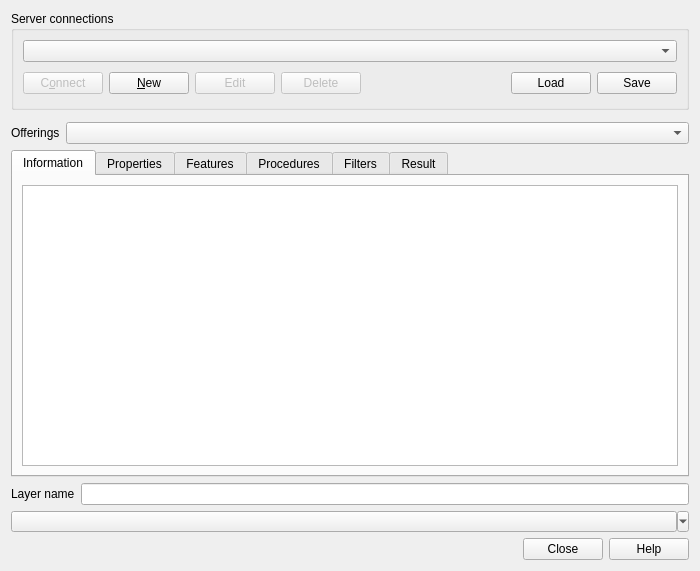
<?xml version="1.0" encoding="UTF-8"?>
<ui version="4.0">
 <class>SosClient</class>
 <widget class="QDialog" name="SosClient">
  <property name="geometry">
   <rect>
    <x>0</x>
    <y>0</y>
    <width>700</width>
    <height>571</height>
   </rect>
  </property>
  <property name="windowTitle">
   <string>Add SOS Layer from a Server</string>
  </property>
  <property name="windowIcon">
   <iconset resource="resources.qrc">
    <normaloff>:/plugins/SOSClient/icon.png</normaloff>:/plugins/SOSClient/icon.png</iconset>
  </property>
  <property name="locale">
   <locale language="English" country="UnitedStates"/>
  </property>
  <layout class="QVBoxLayout" name="verticalLayout">
   <item>
    <widget class="QGroupBox" name="grpServers">
     <property name="title">
      <string>Server connections</string>
     </property>
     <layout class="QVBoxLayout" name="verticalLayout_4">
      <item>
       <widget class="QComboBox" name="cmbConnections"/>
      </item>
      <item>
       <layout class="QHBoxLayout" name="serverButtons">
        <item>
         <widget class="QPushButton" name="btnConnect">
          <property name="enabled">
           <bool>false</bool>
          </property>
          <property name="text">
           <string>C&amp;onnect</string>
          </property>
         </widget>
        </item>
        <item>
         <widget class="QPushButton" name="btnNew">
          <property name="text">
           <string>&amp;New</string>
          </property>
         </widget>
        </item>
        <item>
         <widget class="QPushButton" name="btnEdit">
          <property name="enabled">
           <bool>false</bool>
          </property>
          <property name="text">
           <string>Edit</string>
          </property>
         </widget>
        </item>
        <item>
         <widget class="QPushButton" name="btnDelete">
          <property name="enabled">
           <bool>false</bool>
          </property>
          <property name="text">
           <string>Delete</string>
          </property>
         </widget>
        </item>
        <item>
         <spacer name="serverButtonsSpacer">
          <property name="orientation">
           <enum>Qt::Horizontal</enum>
          </property>
          <property name="sizeType">
           <enum>QSizePolicy::Expanding</enum>
          </property>
          <property name="sizeHint" stdset="0">
           <size>
            <width>58</width>
            <height>30</height>
           </size>
          </property>
         </spacer>
        </item>
        <item>
         <widget class="QPushButton" name="btnLoad">
          <property name="toolTip">
           <string>Load connections from file</string>
          </property>
          <property name="text">
           <string>Load</string>
          </property>
         </widget>
        </item>
        <item>
         <widget class="QPushButton" name="btnSave">
          <property name="toolTip">
           <string>Save connections to file</string>
          </property>
          <property name="text">
           <string>Save</string>
          </property>
         </widget>
        </item>
       </layout>
      </item>
     </layout>
    </widget>
   </item>
   <item>
    <widget class="QgsMessageBar" name="messageBar">
     <property name="frameShape">
      <enum>QFrame::StyledPanel</enum>
     </property>
     <property name="frameShadow">
      <enum>QFrame::Raised</enum>
     </property>
    </widget>
   </item>
   <item>
    <layout class="QHBoxLayout" name="offeringsCombo">
     <item>
      <widget class="QLabel" name="lblOfferings">
       <property name="sizePolicy">
        <sizepolicy hsizetype="Minimum" vsizetype="Preferred">
         <horstretch>0</horstretch>
         <verstretch>0</verstretch>
        </sizepolicy>
       </property>
       <property name="text">
        <string>Offerings</string>
       </property>
       <property name="buddy">
        <cstring>cmbOfferings</cstring>
       </property>
      </widget>
     </item>
     <item>
      <widget class="QComboBox" name="cmbOfferings">
       <property name="sizePolicy">
        <sizepolicy hsizetype="Expanding" vsizetype="Fixed">
         <horstretch>0</horstretch>
         <verstretch>0</verstretch>
        </sizepolicy>
       </property>
      </widget>
     </item>
    </layout>
   </item>
   <item>
    <widget class="QTabWidget" name="tabWidget">
     <property name="tabPosition">
      <enum>QTabWidget::North</enum>
     </property>
     <property name="currentIndex">
      <number>0</number>
     </property>
     <property name="movable">
      <bool>true</bool>
     </property>
     <widget class="QWidget" name="tabInfo">
      <attribute name="title">
       <string>Information</string>
      </attribute>
      <layout class="QVBoxLayout" name="verticalLayout_2">
       <item>
        <widget class="QTextBrowser" name="htmlView">
         <property name="contextMenuPolicy">
          <enum>Qt::CustomContextMenu</enum>
         </property>
        </widget>
       </item>
      </layout>
     </widget>
     <widget class="QWidget" name="tbProperties">
      <attribute name="title">
       <string>Properties</string>
      </attribute>
      <layout class="QVBoxLayout" name="verticalLayout_3">
       <item>
        <widget class="QListView" name="lstProperties">
         <property name="contextMenuPolicy">
          <enum>Qt::ActionsContextMenu</enum>
         </property>
         <property name="acceptDrops">
          <bool>false</bool>
         </property>
         <property name="editTriggers">
          <set>QAbstractItemView::DoubleClicked</set>
         </property>
         <property name="alternatingRowColors">
          <bool>true</bool>
         </property>
        </widget>
       </item>
       <item>
        <layout class="QHBoxLayout" name="layPropertiesBtns">
         <property name="spacing">
          <number>0</number>
         </property>
         <item>
          <widget class="QPushButton" name="btnPropertiesAll">
           <property name="text">
            <string>All</string>
           </property>
          </widget>
         </item>
         <item>
          <widget class="QPushButton" name="btnPropertiesNone">
           <property name="text">
            <string>None</string>
           </property>
          </widget>
         </item>
         <item>
          <widget class="QPushButton" name="btnPropertiesInvert">
           <property name="text">
            <string>Invert</string>
           </property>
          </widget>
         </item>
        </layout>
       </item>
      </layout>
     </widget>
     <widget class="QWidget" name="tabFeatures">
      <attribute name="title">
       <string>Features</string>
      </attribute>
      <layout class="QVBoxLayout" name="verticalLayout_7">
       <item>
        <widget class="QListView" name="lstFeatures">
         <property name="contextMenuPolicy">
          <enum>Qt::ActionsContextMenu</enum>
         </property>
         <property name="acceptDrops">
          <bool>false</bool>
         </property>
         <property name="editTriggers">
          <set>QAbstractItemView::DoubleClicked</set>
         </property>
         <property name="alternatingRowColors">
          <bool>true</bool>
         </property>
        </widget>
       </item>
       <item>
        <layout class="QHBoxLayout" name="layFeaturesBtns">
         <property name="spacing">
          <number>0</number>
         </property>
         <item>
          <widget class="QPushButton" name="btnFeaturesAll">
           <property name="text">
            <string>All</string>
           </property>
          </widget>
         </item>
         <item>
          <widget class="QPushButton" name="btnFeaturesNone">
           <property name="text">
            <string>None</string>
           </property>
          </widget>
         </item>
         <item>
          <widget class="QPushButton" name="btnFeaturesInvert">
           <property name="text">
            <string>Invert</string>
           </property>
          </widget>
         </item>
        </layout>
       </item>
      </layout>
     </widget>
     <widget class="QWidget" name="tbProcedures">
      <attribute name="title">
       <string>Procedures</string>
      </attribute>
      <layout class="QVBoxLayout" name="verticalLayout_5">
       <item>
        <widget class="QListView" name="lstProcedures">
         <property name="contextMenuPolicy">
          <enum>Qt::ActionsContextMenu</enum>
         </property>
         <property name="editTriggers">
          <set>QAbstractItemView::NoEditTriggers</set>
         </property>
         <property name="alternatingRowColors">
          <bool>true</bool>
         </property>
        </widget>
       </item>
       <item>
        <layout class="QHBoxLayout" name="layProceduresBtn">
         <property name="spacing">
          <number>0</number>
         </property>
         <item>
          <widget class="QPushButton" name="btnProceduresAll">
           <property name="text">
            <string>All</string>
           </property>
          </widget>
         </item>
         <item>
          <widget class="QPushButton" name="btnProceduresNone">
           <property name="text">
            <string>None</string>
           </property>
          </widget>
         </item>
         <item>
          <widget class="QPushButton" name="btnProceduresInvert">
           <property name="text">
            <string>Invert</string>
           </property>
          </widget>
         </item>
        </layout>
       </item>
      </layout>
     </widget>
     <widget class="QWidget" name="tabFilters">
      <attribute name="title">
       <string>Filters</string>
      </attribute>
      <layout class="QVBoxLayout" name="verticalLayout_6">
       <item>
        <widget class="QGroupBox" name="grpFilterSpatial">
         <property name="title">
          <string>Spatial</string>
         </property>
         <property name="checkable">
          <bool>true</bool>
         </property>
         <property name="checked">
          <bool>false</bool>
         </property>
         <layout class="QVBoxLayout" name="verticalLayout_8">
          <property name="spacing">
           <number>6</number>
          </property>
          <item>
           <widget class="QLabel" name="lblSpatialFilterWarning">
            <property name="sizePolicy">
             <sizepolicy hsizetype="Preferred" vsizetype="Fixed">
              <horstretch>0</horstretch>
              <verstretch>0</verstretch>
             </sizepolicy>
            </property>
            <property name="styleSheet">
             <string notr="true">background-color: rgb(255, 255, 136);
color: rgb(255, 89, 89);
</string>
            </property>
            <property name="frameShape">
             <enum>QFrame::Box</enum>
            </property>
            <property name="frameShadow">
             <enum>QFrame::Plain</enum>
            </property>
            <property name="text">
             <string>Spatial filter will be ignored while any feature is selected.</string>
            </property>
            <property name="margin">
             <number>5</number>
            </property>
           </widget>
          </item>
          <item>
           <layout class="QVBoxLayout" name="laySpatialFilter">
            <item>
             <layout class="QHBoxLayout" name="laySpatialH">
              <item>
               <widget class="QLabel" name="lblFilterSpatialOperators">
                <property name="sizePolicy">
                 <sizepolicy hsizetype="Minimum" vsizetype="Preferred">
                  <horstretch>0</horstretch>
                  <verstretch>0</verstretch>
                 </sizepolicy>
                </property>
                <property name="text">
                 <string>Operator</string>
                </property>
                <property name="buddy">
                 <cstring>cmbFilterSpatialOperators</cstring>
                </property>
               </widget>
              </item>
              <item>
               <widget class="QComboBox" name="cmbFilterSpatialOperators">
                <property name="sizePolicy">
                 <sizepolicy hsizetype="Expanding" vsizetype="Fixed">
                  <horstretch>0</horstretch>
                  <verstretch>0</verstretch>
                 </sizepolicy>
                </property>
               </widget>
              </item>
              <item>
               <widget class="QLabel" name="lblFilterSpatialOperands">
                <property name="sizePolicy">
                 <sizepolicy hsizetype="Minimum" vsizetype="Preferred">
                  <horstretch>0</horstretch>
                  <verstretch>0</verstretch>
                 </sizepolicy>
                </property>
                <property name="text">
                 <string>Operand</string>
                </property>
                <property name="buddy">
                 <cstring>cmbFilterSpatialOperands</cstring>
                </property>
               </widget>
              </item>
              <item>
               <widget class="QComboBox" name="cmbFilterSpatialOperands">
                <property name="sizePolicy">
                 <sizepolicy hsizetype="Expanding" vsizetype="Fixed">
                  <horstretch>0</horstretch>
                  <verstretch>0</verstretch>
                 </sizepolicy>
                </property>
               </widget>
              </item>
             </layout>
            </item>
           </layout>
          </item>
         </layout>
        </widget>
       </item>
       <item>
        <widget class="QGroupBox" name="grpFilterTemporal">
         <property name="title">
          <string>Temporal</string>
         </property>
         <property name="checkable">
          <bool>true</bool>
         </property>
         <property name="checked">
          <bool>false</bool>
         </property>
         <layout class="QVBoxLayout" name="layTemporalFilter">
          <item>
           <layout class="QHBoxLayout" name="layTemporalH">
            <item>
             <widget class="QLabel" name="lblFilterTemporalOperators">
              <property name="sizePolicy">
               <sizepolicy hsizetype="Minimum" vsizetype="Preferred">
                <horstretch>0</horstretch>
                <verstretch>0</verstretch>
               </sizepolicy>
              </property>
              <property name="text">
               <string>Operator</string>
              </property>
              <property name="buddy">
               <cstring>cmbFilterTemporalOperators</cstring>
              </property>
             </widget>
            </item>
            <item>
             <widget class="QComboBox" name="cmbFilterTemporalOperators">
              <property name="sizePolicy">
               <sizepolicy hsizetype="Expanding" vsizetype="Fixed">
                <horstretch>0</horstretch>
                <verstretch>0</verstretch>
               </sizepolicy>
              </property>
             </widget>
            </item>
            <item>
             <widget class="QLabel" name="lblFilterTemporalOperands">
              <property name="sizePolicy">
               <sizepolicy hsizetype="Minimum" vsizetype="Preferred">
                <horstretch>0</horstretch>
                <verstretch>0</verstretch>
               </sizepolicy>
              </property>
              <property name="text">
               <string>Operand</string>
              </property>
              <property name="buddy">
               <cstring>cmbFilterTemporalOperands</cstring>
              </property>
             </widget>
            </item>
            <item>
             <widget class="QComboBox" name="cmbFilterTemporalOperands">
              <property name="sizePolicy">
               <sizepolicy hsizetype="Expanding" vsizetype="Fixed">
                <horstretch>0</horstretch>
                <verstretch>0</verstretch>
               </sizepolicy>
              </property>
             </widget>
            </item>
           </layout>
          </item>
         </layout>
        </widget>
       </item>
       <item>
        <widget class="QGroupBox" name="grpFilterScalar">
         <property name="enabled">
          <bool>true</bool>
         </property>
         <property name="title">
          <string>Scalar</string>
         </property>
         <property name="checkable">
          <bool>true</bool>
         </property>
         <property name="checked">
          <bool>false</bool>
         </property>
         <layout class="QVBoxLayout" name="layScalarFilter">
          <item>
           <layout class="QHBoxLayout" name="layScalarH">
            <item>
             <widget class="QLabel" name="lblFilterScalarOperators">
              <property name="sizePolicy">
               <sizepolicy hsizetype="Minimum" vsizetype="Preferred">
                <horstretch>0</horstretch>
                <verstretch>0</verstretch>
               </sizepolicy>
              </property>
              <property name="text">
               <string>Operator</string>
              </property>
              <property name="buddy">
               <cstring>cmbFilterScalarOperators</cstring>
              </property>
             </widget>
            </item>
            <item>
             <widget class="QComboBox" name="cmbFilterScalarOperators">
              <property name="sizePolicy">
               <sizepolicy hsizetype="Expanding" vsizetype="Fixed">
                <horstretch>0</horstretch>
                <verstretch>0</verstretch>
               </sizepolicy>
              </property>
             </widget>
            </item>
            <item>
             <widget class="QLabel" name="lblFilterScalarOperands">
              <property name="sizePolicy">
               <sizepolicy hsizetype="Minimum" vsizetype="Preferred">
                <horstretch>0</horstretch>
                <verstretch>0</verstretch>
               </sizepolicy>
              </property>
              <property name="text">
               <string>Operand</string>
              </property>
              <property name="buddy">
               <cstring>cmbFilterScalarOperands</cstring>
              </property>
             </widget>
            </item>
            <item>
             <widget class="QComboBox" name="cmbFilterScalarOperands">
              <property name="sizePolicy">
               <sizepolicy hsizetype="Expanding" vsizetype="Fixed">
                <horstretch>0</horstretch>
                <verstretch>0</verstretch>
               </sizepolicy>
              </property>
             </widget>
            </item>
           </layout>
          </item>
         </layout>
        </widget>
       </item>
      </layout>
     </widget>
     <widget class="QWidget" name="tabResult">
      <attribute name="title">
       <string>Result</string>
      </attribute>
      <layout class="QGridLayout" name="gridLayout">
       <item row="0" column="0">
        <widget class="QLabel" name="lblResultModel">
         <property name="sizePolicy">
          <sizepolicy hsizetype="Minimum" vsizetype="Preferred">
           <horstretch>0</horstretch>
           <verstretch>0</verstretch>
          </sizepolicy>
         </property>
         <property name="text">
          <string>Result model</string>
         </property>
         <property name="buddy">
          <cstring>cmbResultModel</cstring>
         </property>
        </widget>
       </item>
       <item row="0" column="1">
        <widget class="QComboBox" name="cmbResultModel">
         <property name="sizePolicy">
          <sizepolicy hsizetype="Expanding" vsizetype="Fixed">
           <horstretch>0</horstretch>
           <verstretch>0</verstretch>
          </sizepolicy>
         </property>
        </widget>
       </item>
       <item row="1" column="0">
        <widget class="QLabel" name="lblGeo">
         <property name="text">
          <string>Geometry data</string>
         </property>
        </widget>
       </item>
       <item row="1" column="1">
        <layout class="QHBoxLayout" name="horizontalLayout">
         <item>
          <widget class="QRadioButton" name="rdoAllObsGeo">
           <property name="text">
            <string>All observations</string>
           </property>
           <property name="checked">
            <bool>true</bool>
           </property>
          </widget>
         </item>
         <item>
          <widget class="QRadioButton" name="rdoFirstObsGeo">
           <property name="text">
            <string>Only first observation</string>
           </property>
          </widget>
         </item>
        </layout>
       </item>
       <item row="2" column="0">
        <widget class="QLabel" name="lblAddToTimeManager">
         <property name="text">
          <string>Add to time manager</string>
         </property>
        </widget>
       </item>
       <item row="2" column="1">
        <widget class="QCheckBox" name="chkTimeManager">
         <property name="text">
          <string notr="true"/>
         </property>
        </widget>
       </item>
       <item row="3" column="0">
        <spacer name="verticalSpacer">
         <property name="orientation">
          <enum>Qt::Vertical</enum>
         </property>
         <property name="sizeHint" stdset="0">
          <size>
           <width>20</width>
           <height>40</height>
          </size>
         </property>
        </spacer>
       </item>
       <item row="4" column="0">
        <widget class="QLabel" name="lblWorkDirName">
         <property name="text">
          <string>Work dir</string>
         </property>
        </widget>
       </item>
       <item row="4" column="1">
        <widget class="QDirChooser" name="workDirName"/>
       </item>
      </layout>
     </widget>
    </widget>
   </item>
   <item>
    <layout class="QHBoxLayout" name="layLayerName">
     <item>
      <widget class="QLabel" name="lblLayerName">
       <property name="text">
        <string>Layer name</string>
       </property>
       <property name="buddy">
        <cstring>layerName</cstring>
       </property>
      </widget>
     </item>
     <item>
      <widget class="QLineEdit" name="layerName"/>
     </item>
    </layout>
   </item>
   <item>
    <widget class="QToolButton" name="btnAdd">
     <property name="sizePolicy">
      <sizepolicy hsizetype="Minimum" vsizetype="Fixed">
       <horstretch>0</horstretch>
       <verstretch>0</verstretch>
      </sizepolicy>
     </property>
     <property name="minimumSize">
      <size>
       <width>85</width>
       <height>0</height>
      </size>
     </property>
     <property name="popupMode">
      <enum>QToolButton::MenuButtonPopup</enum>
     </property>
     <property name="toolButtonStyle">
      <enum>Qt::ToolButtonTextOnly</enum>
     </property>
    </widget>
   </item>
   <item>
    <widget class="QDialogButtonBox" name="btnBox">
     <property name="orientation">
      <enum>Qt::Horizontal</enum>
     </property>
     <property name="standardButtons">
      <set>QDialogButtonBox::Close|QDialogButtonBox::Help</set>
     </property>
    </widget>
   </item>
  </layout>
  <action name="actionSelectNoneProperties">
   <property name="text">
    <string>None</string>
   </property>
   <property name="toolTip">
    <string>Select none</string>
   </property>
   <property name="shortcut">
    <string>Ctrl+N</string>
   </property>
  </action>
  <action name="actionSelectInvertProperties">
   <property name="text">
    <string>Invert</string>
   </property>
   <property name="toolTip">
    <string>Invert selection</string>
   </property>
   <property name="shortcut">
    <string>Ctrl+I</string>
   </property>
  </action>
  <action name="actionSelectAllProperties">
   <property name="text">
    <string>All</string>
   </property>
   <property name="toolTip">
    <string>Select all</string>
   </property>
   <property name="shortcut">
    <string>Ctrl+A</string>
   </property>
  </action>
  <action name="actionSelectNoneProcedures">
   <property name="text">
    <string>None</string>
   </property>
   <property name="toolTip">
    <string>Select none</string>
   </property>
   <property name="shortcut">
    <string>Ctrl+N</string>
   </property>
  </action>
  <action name="actionSelectInvertProcedures">
   <property name="text">
    <string>Invert</string>
   </property>
   <property name="toolTip">
    <string>Invert selection</string>
   </property>
   <property name="shortcut">
    <string>Ctrl+I</string>
   </property>
  </action>
  <action name="actionSelectAllProcedures">
   <property name="text">
    <string>All</string>
   </property>
   <property name="toolTip">
    <string>Select all</string>
   </property>
   <property name="shortcut">
    <string>Ctrl+A</string>
   </property>
  </action>
  <action name="actionAdd">
   <property name="icon">
    <iconset resource="resources.qrc">
     <normaloff>:/plugins/SOSClient/icon_add.png</normaloff>:/plugins/SOSClient/icon_add.png</iconset>
   </property>
   <property name="text">
    <string>Add</string>
   </property>
   <property name="toolTip">
    <string>Add observations layer</string>
   </property>
  </action>
  <action name="actionEditRequest">
   <property name="icon">
    <iconset resource="resources.qrc">
     <normaloff>:/plugins/SOSClient/icon_add.png</normaloff>:/plugins/SOSClient/icon_add.png</iconset>
   </property>
   <property name="text">
    <string>Edit request</string>
   </property>
   <property name="toolTip">
    <string>Add observations layer with custom request</string>
   </property>
  </action>
  <action name="actionShowXML">
   <property name="icon">
    <iconset resource="resources.qrc">
     <normaloff>:/plugins/SOSClient/icon_xml.png</normaloff>:/plugins/SOSClient/icon_xml.png</iconset>
   </property>
   <property name="text">
    <string>Show XML</string>
   </property>
   <property name="toolTip">
    <string>Show XML data</string>
   </property>
  </action>
  <action name="actionSelectNoneFeatures">
   <property name="text">
    <string>None</string>
   </property>
   <property name="toolTip">
    <string>Select none</string>
   </property>
   <property name="shortcut">
    <string>Ctrl+N</string>
   </property>
  </action>
  <action name="actionSelectInvertFeatures">
   <property name="text">
    <string>Invert</string>
   </property>
   <property name="toolTip">
    <string>Invert selection</string>
   </property>
   <property name="shortcut">
    <string>Ctrl+I</string>
   </property>
  </action>
  <action name="actionSelectAllFeatures">
   <property name="text">
    <string>All</string>
   </property>
   <property name="toolTip">
    <string>Select all</string>
   </property>
   <property name="shortcut">
    <string>Ctrl+A</string>
   </property>
  </action>
 </widget>
 <customwidgets>
  <customwidget>
   <class>QgsMessageBar</class>
   <extends>QFrame</extends>
   <header>qgis.gui</header>
   <container>1</container>
  </customwidget>
  <customwidget>
   <class>QDirChooser</class>
   <extends>QLineEdit</extends>
   <header>SOSClient.ui.utils</header>
  </customwidget>
 </customwidgets>
 <tabstops>
  <tabstop>cmbConnections</tabstop>
  <tabstop>btnConnect</tabstop>
  <tabstop>btnNew</tabstop>
  <tabstop>btnEdit</tabstop>
  <tabstop>btnDelete</tabstop>
  <tabstop>btnLoad</tabstop>
  <tabstop>btnSave</tabstop>
  <tabstop>cmbOfferings</tabstop>
  <tabstop>tabWidget</tabstop>
  <tabstop>htmlView</tabstop>
  <tabstop>lstProperties</tabstop>
  <tabstop>btnPropertiesAll</tabstop>
  <tabstop>btnPropertiesNone</tabstop>
  <tabstop>btnPropertiesInvert</tabstop>
  <tabstop>layerName</tabstop>
  <tabstop>lstProcedures</tabstop>
  <tabstop>btnProceduresAll</tabstop>
  <tabstop>btnProceduresNone</tabstop>
  <tabstop>btnProceduresInvert</tabstop>
  <tabstop>grpFilterSpatial</tabstop>
  <tabstop>grpFilterTemporal</tabstop>
  <tabstop>cmbFilterTemporalOperators</tabstop>
  <tabstop>cmbFilterTemporalOperands</tabstop>
  <tabstop>grpFilterScalar</tabstop>
  <tabstop>cmbFilterScalarOperators</tabstop>
  <tabstop>cmbFilterScalarOperands</tabstop>
  <tabstop>cmbResultModel</tabstop>
  <tabstop>rdoAllObsGeo</tabstop>
  <tabstop>rdoFirstObsGeo</tabstop>
  <tabstop>chkTimeManager</tabstop>
  <tabstop>workDirName</tabstop>
  <tabstop>btnAdd</tabstop>
  <tabstop>btnBox</tabstop>
 </tabstops>
 <resources>
  <include location="resources.qrc"/>
 </resources>
 <connections>
  <connection>
   <sender>btnBox</sender>
   <signal>rejected()</signal>
   <receiver>SosClient</receiver>
   <slot>reject()</slot>
   <hints>
    <hint type="sourcelabel">
     <x>367</x>
     <y>559</y>
    </hint>
    <hint type="destinationlabel">
     <x>349</x>
     <y>249</y>
    </hint>
   </hints>
  </connection>
  <connection>
   <sender>btnPropertiesAll</sender>
   <signal>clicked()</signal>
   <receiver>actionSelectAllProperties</receiver>
   <slot>trigger()</slot>
   <hints>
    <hint type="sourcelabel">
     <x>59</x>
     <y>448</y>
    </hint>
    <hint type="destinationlabel">
     <x>-1</x>
     <y>-1</y>
    </hint>
   </hints>
  </connection>
  <connection>
   <sender>btnPropertiesNone</sender>
   <signal>clicked()</signal>
   <receiver>actionSelectNoneProperties</receiver>
   <slot>trigger()</slot>
   <hints>
    <hint type="sourcelabel">
     <x>305</x>
     <y>448</y>
    </hint>
    <hint type="destinationlabel">
     <x>-1</x>
     <y>-1</y>
    </hint>
   </hints>
  </connection>
  <connection>
   <sender>btnPropertiesInvert</sender>
   <signal>clicked()</signal>
   <receiver>actionSelectInvertProperties</receiver>
   <slot>trigger()</slot>
   <hints>
    <hint type="sourcelabel">
     <x>551</x>
     <y>448</y>
    </hint>
    <hint type="destinationlabel">
     <x>-1</x>
     <y>-1</y>
    </hint>
   </hints>
  </connection>
  <connection>
   <sender>btnProceduresAll</sender>
   <signal>clicked()</signal>
   <receiver>actionSelectAllProcedures</receiver>
   <slot>trigger()</slot>
   <hints>
    <hint type="sourcelabel">
     <x>47</x>
     <y>217</y>
    </hint>
    <hint type="destinationlabel">
     <x>-1</x>
     <y>-1</y>
    </hint>
   </hints>
  </connection>
  <connection>
   <sender>btnProceduresNone</sender>
   <signal>clicked()</signal>
   <receiver>actionSelectNoneProcedures</receiver>
   <slot>trigger()</slot>
   <hints>
    <hint type="sourcelabel">
     <x>74</x>
     <y>217</y>
    </hint>
    <hint type="destinationlabel">
     <x>-1</x>
     <y>-1</y>
    </hint>
   </hints>
  </connection>
  <connection>
   <sender>btnProceduresInvert</sender>
   <signal>clicked()</signal>
   <receiver>actionSelectInvertProcedures</receiver>
   <slot>trigger()</slot>
   <hints>
    <hint type="sourcelabel">
     <x>100</x>
     <y>217</y>
    </hint>
    <hint type="destinationlabel">
     <x>-1</x>
     <y>-1</y>
    </hint>
   </hints>
  </connection>
  <connection>
   <sender>btnFeaturesAll</sender>
   <signal>clicked()</signal>
   <receiver>actionSelectAllFeatures</receiver>
   <slot>trigger()</slot>
   <hints>
    <hint type="sourcelabel">
     <x>34</x>
     <y>217</y>
    </hint>
    <hint type="destinationlabel">
     <x>-1</x>
     <y>-1</y>
    </hint>
   </hints>
  </connection>
  <connection>
   <sender>btnFeaturesNone</sender>
   <signal>clicked()</signal>
   <receiver>actionSelectNoneFeatures</receiver>
   <slot>trigger()</slot>
   <hints>
    <hint type="sourcelabel">
     <x>349</x>
     <y>435</y>
    </hint>
    <hint type="destinationlabel">
     <x>-1</x>
     <y>-1</y>
    </hint>
   </hints>
  </connection>
  <connection>
   <sender>btnFeaturesInvert</sender>
   <signal>clicked()</signal>
   <receiver>actionSelectInvertFeatures</receiver>
   <slot>trigger()</slot>
   <hints>
    <hint type="sourcelabel">
     <x>569</x>
     <y>435</y>
    </hint>
    <hint type="destinationlabel">
     <x>-1</x>
     <y>-1</y>
    </hint>
   </hints>
  </connection>
 </connections>
</ui>
